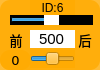
    <widget class="QWidget" name="widget_id6" native="true">
     <property name="geometry">
      <rect>
       <x>200</x>
       <y>290</y>
       <width>100</width>
       <height>70</height>
      </rect>
     </property>
     <property name="styleSheet">
      <string notr="true">background-color: rgb(255, 170, 0, 200);
border-radius:10px;</string>
     </property>
     <widget class="QLabel" name="label_ID6">
      <property name="geometry">
       <rect>
        <x>30</x>
        <y>0</y>
        <width>45</width>
        <height>16</height>
       </rect>
      </property>
      <property name="minimumSize">
       <size>
        <width>0</width>
        <height>10</height>
       </size>
      </property>
      <property name="font">
       <font>
        <family>Arial</family>
        <pointsize>9</pointsize>
       </font>
      </property>
      <property name="styleSheet">
       <string notr="true">background-color: rgb(255, 255, 255， 0);
border-radius:0px;</string>
      </property>
      <property name="text">
       <string>ID:6</string>
      </property>
      <property name="alignment">
       <set>Qt::AlignCenter</set>
      </property>
     </widget>
     <widget class="QSlider" name="horizontalSlider_pulse_id6">
      <property name="geometry">
       <rect>
        <x>10</x>
        <y>15</y>
        <width>83</width>
        <height>10</height>
       </rect>
      </property>
      <property name="autoFillBackground">
       <bool>false</bool>
      </property>
      <property name="styleSheet">
       <string notr="true">QSlider{background-color: rgb(0, 0, 0);
border-radius:0px;}
QSlider::handle {/*设置中间的那个滑动的键*/                           
    background:  rgb(255, 255, 255);
}</string>
      </property>
      <property name="minimum">
       <number>0</number>
      </property>
      <property name="maximum">
       <number>1000</number>
      </property>
      <property name="pageStep">
       <number>1</number>
      </property>
      <property name="value">
       <number>500</number>
      </property>
      <property name="orientation">
       <enum>Qt::Horizontal</enum>
      </property>
     </widget>
     <widget class="QSlider" name="horizontalSlider_dev_id6">
      <property name="geometry">
       <rect>
        <x>30</x>
        <y>50</y>
        <width>45</width>
        <height>18</height>
       </rect>
      </property>
      <property name="styleSheet">
       <string notr="true">background-color: rgb(255, 255, 255， 0);</string>
      </property>
      <property name="minimum">
       <number>-125</number>
      </property>
      <property name="maximum">
       <number>125</number>
      </property>
      <property name="pageStep">
       <number>1</number>
      </property>
      <property name="orientation">
       <enum>Qt::Horizontal</enum>
      </property>
     </widget>
     <widget class="QLabel" name="label_id6">
      <property name="geometry">
       <rect>
        <x>0</x>
        <y>50</y>
        <width>31</width>
        <height>20</height>
       </rect>
      </property>
      <property name="minimumSize">
       <size>
        <width>0</width>
        <height>10</height>
       </size>
      </property>
      <property name="font">
       <font>
        <family>DejaVu Sans</family>
        <pointsize>10</pointsize>
       </font>
      </property>
      <property name="styleSheet">
       <string notr="true">background-color: rgb(255, 255, 255， 0);</string>
      </property>
      <property name="text">
       <string>0</string>
      </property>
      <property name="alignment">
       <set>Qt::AlignCenter</set>
      </property>
     </widget>
     <widget class="QLineEdit" name="lineEdit_id6">
      <property name="geometry">
       <rect>
        <x>30</x>
        <y>30</y>
        <width>45</width>
        <height>18</height>
       </rect>
      </property>
      <property name="sizePolicy">
       <sizepolicy hsizetype="Fixed" vsizetype="Fixed">
        <horstretch>0</horstretch>
        <verstretch>0</verstretch>
       </sizepolicy>
      </property>
      <property name="font">
       <font>
        <family>Arial</family>
        <pointsize>11</pointsize>
       </font>
      </property>
      <property name="autoFillBackground">
       <bool>false</bool>
      </property>
      <property name="styleSheet">
       <string notr="true">background-color: rgb(255, 255, 255);
border-radius:0px;</string>
      </property>
      <property name="text">
       <string>500</string>
      </property>
      <property name="maxLength">
       <number>1000</number>
      </property>
      <property name="alignment">
       <set>Qt::AlignCenter</set>
      </property>
      <property name="dragEnabled">
       <bool>false</bool>
      </property>
      <property name="readOnly">
       <bool>false</bool>
      </property>
     </widget>
     <widget class="QLabel" name="label_front4">
      <property name="geometry">
       <rect>
        <x>6</x>
        <y>30</y>
        <width>20</width>
        <height>20</height>
       </rect>
      </property>
      <property name="font">
       <font>
        <pointsize>10</pointsize>
        <weight>50</weight>
        <italic>false</italic>
        <bold>false</bold>
       </font>
      </property>
      <property name="styleSheet">
       <string notr="true">background-color: rgb(255, 255, 255, 0);</string>
      </property>
      <property name="text">
       <string>前</string>
      </property>
      <property name="alignment">
       <set>Qt::AlignCenter</set>
      </property>
     </widget>
     <widget class="QLabel" name="label_back4">
      <property name="geometry">
       <rect>
        <x>75</x>
        <y>30</y>
        <width>20</width>
        <height>20</height>
       </rect>
      </property>
      <property name="font">
       <font>
        <pointsize>10</pointsize>
        <weight>50</weight>
        <italic>false</italic>
        <bold>false</bold>
       </font>
      </property>
      <property name="styleSheet">
       <string notr="true">background-color: rgb(255, 255, 255, 0);</string>
      </property>
      <property name="text">
       <string>后</string>
      </property>
      <property name="alignment">
       <set>Qt::AlignCenter</set>
      </property>
     </widget>
    </widget>
